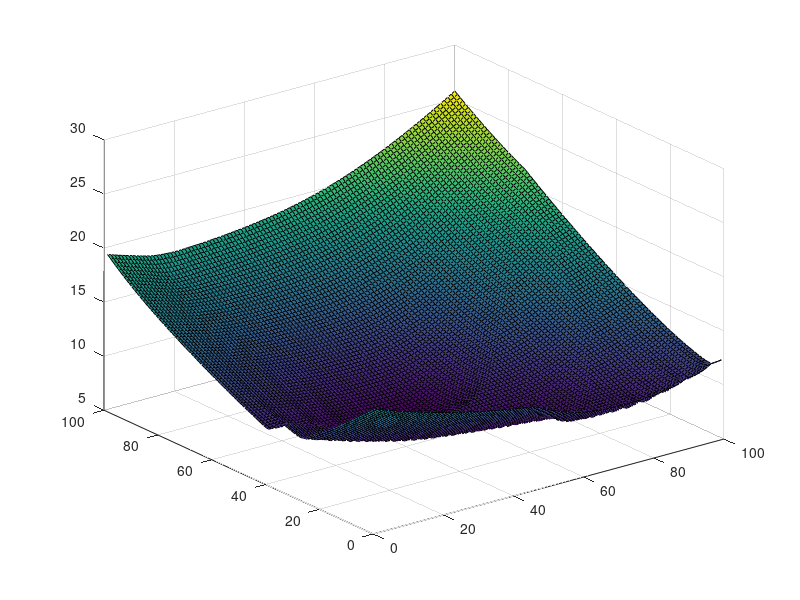

Recreate this plot in MATLAB. (Note: this script raises an error after producing the figure.)
clc
clear
close all
echo on

cost = load("costMap.mat");
costMap = cost.costMap;

figure
surf(costMap)

x = linspace(0,20,size(costMap,2));
y = linspace(0,20,size(costMap,1));

[X,Y] = meshgrid(x,y);
%{
for i = 1:length(x)
    Phi(i,:) = [1 1 x(i) y(i) x(i)^2 y(i)^2];
end
alphaStar = Phi'*Phi \ (Phi'*costMap);
%}
len = size(costMap,1)*size(costMap,2);
x_vec = X(:);
y_vec = Y(:);
z_vec = costMap(:);


%% From the bottom of this paper ... https://www.sci.utah.edu/~balling/FEtools/doc_files/LeastSquaresFitting.pdf
order = 15;
dim = (order+1)*(order+2)/2;
Phi = zeros(dim);

syms x y z

Q = sym('a',[dim,1]);

idx = 1;
for i = 0:order
    for j = 0:order
        if(i+(order-j) <= order)
            Q(idx) = (x.^i).*(y.^(order-j));
            idx = idx + 1;
        end
    end
end
pretty(Q)
%%
A_func = matlabFunction(Q*Q');
b_func = matlabFunction(z.*Q);

A = zeros(dim);
b = zeros(dim,1);
parfor i = 1:len
    A = A + A_func(x_vec(i),y_vec(i));
    b = b + b_func(x_vec(i),y_vec(i),z_vec(i));
end

P = A\b;

f = matlabFunction(sum(P.*Q));

Z = f(x_vec,y_vec);
Z = reshape(Z, size(costMap));

figure
surf(X,Y,Z)

save Analytic_CostMap f -mat




